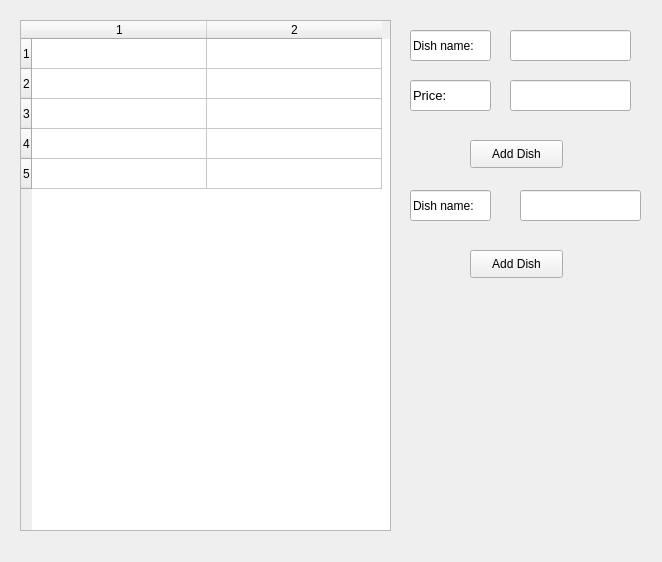
<?xml version="1.0" encoding="UTF-8"?>
<ui version="4.0">
 <class>MenuModify</class>
 <widget class="QMainWindow" name="MenuModify">
  <property name="geometry">
   <rect>
    <x>0</x>
    <y>0</y>
    <width>662</width>
    <height>562</height>
   </rect>
  </property>
  <property name="windowTitle">
   <string>MenuModify</string>
  </property>
  <widget class="QWidget" name="centralwidget">
   <widget class="QTableWidget" name="tableWidget">
    <property name="geometry">
     <rect>
      <x>20</x>
      <y>20</y>
      <width>371</width>
      <height>511</height>
     </rect>
    </property>
    <property name="rowCount">
     <number>5</number>
    </property>
    <property name="columnCount">
     <number>2</number>
    </property>
    <attribute name="horizontalHeaderDefaultSectionSize">
     <number>175</number>
    </attribute>
    <row/>
    <row/>
    <row/>
    <row/>
    <row/>
    <column/>
    <column/>
   </widget>
   <widget class="QLineEdit" name="lineEdit">
    <property name="geometry">
     <rect>
      <x>410</x>
      <y>30</y>
      <width>81</width>
      <height>31</height>
     </rect>
    </property>
    <property name="font">
     <font>
      <pointsize>9</pointsize>
     </font>
    </property>
    <property name="text">
     <string>Dish name:</string>
    </property>
   </widget>
   <widget class="QLineEdit" name="lineEdit_2">
    <property name="geometry">
     <rect>
      <x>410</x>
      <y>80</y>
      <width>81</width>
      <height>31</height>
     </rect>
    </property>
    <property name="font">
     <font>
      <pointsize>10</pointsize>
     </font>
    </property>
    <property name="text">
     <string>Price:</string>
    </property>
   </widget>
   <widget class="QLineEdit" name="name_dish">
    <property name="geometry">
     <rect>
      <x>510</x>
      <y>30</y>
      <width>121</width>
      <height>31</height>
     </rect>
    </property>
   </widget>
   <widget class="QLineEdit" name="priceEdit">
    <property name="geometry">
     <rect>
      <x>510</x>
      <y>80</y>
      <width>121</width>
      <height>31</height>
     </rect>
    </property>
   </widget>
   <widget class="QPushButton" name="pushButton">
    <property name="geometry">
     <rect>
      <x>470</x>
      <y>140</y>
      <width>93</width>
      <height>28</height>
     </rect>
    </property>
    <property name="text">
     <string>Add Dish</string>
    </property>
   </widget>
   <widget class="QLineEdit" name="lineEdit_3">
    <property name="geometry">
     <rect>
      <x>410</x>
      <y>190</y>
      <width>81</width>
      <height>31</height>
     </rect>
    </property>
    <property name="font">
     <font>
      <pointsize>9</pointsize>
     </font>
    </property>
    <property name="text">
     <string>Dish name:</string>
    </property>
   </widget>
   <widget class="QLineEdit" name="name_dish_del">
    <property name="geometry">
     <rect>
      <x>520</x>
      <y>190</y>
      <width>121</width>
      <height>31</height>
     </rect>
    </property>
   </widget>
   <widget class="QPushButton" name="pushButton_2">
    <property name="geometry">
     <rect>
      <x>470</x>
      <y>250</y>
      <width>93</width>
      <height>28</height>
     </rect>
    </property>
    <property name="text">
     <string>Add Dish</string>
    </property>
   </widget>
  </widget>
 </widget>
 <resources/>
 <connections/>
</ui>
